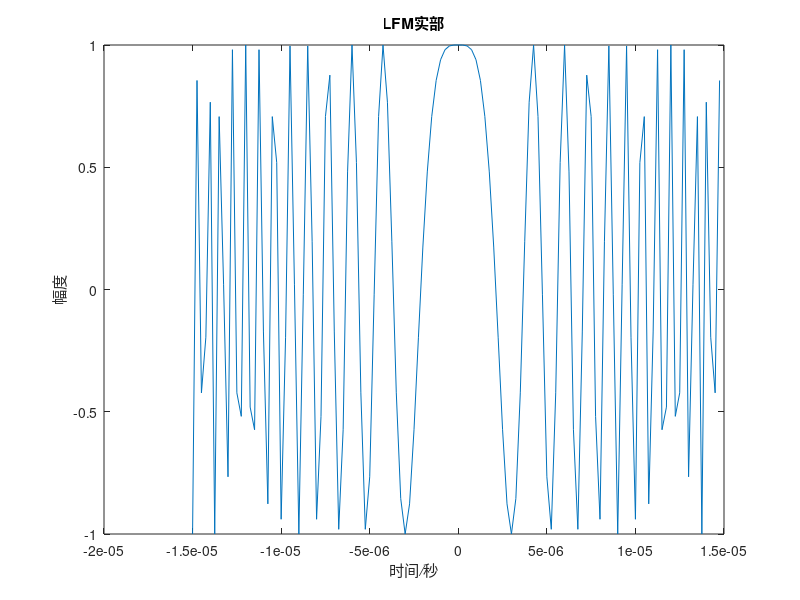
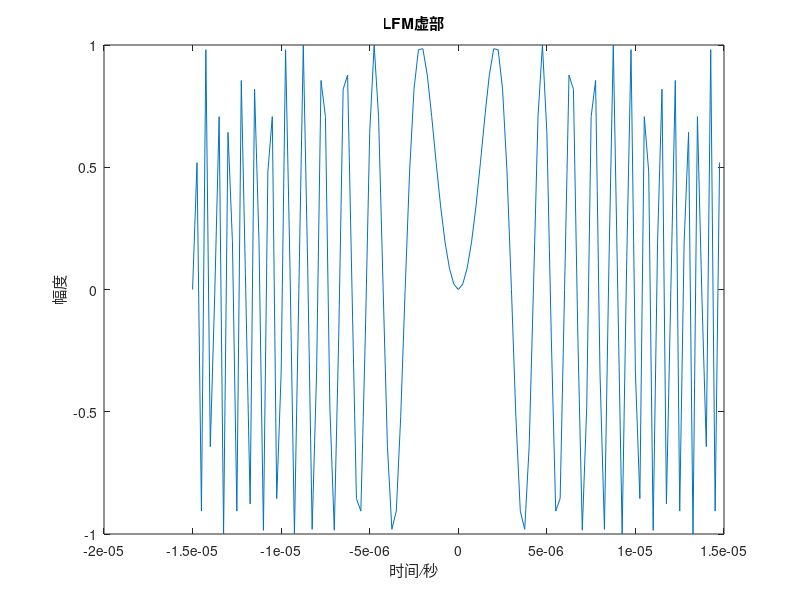
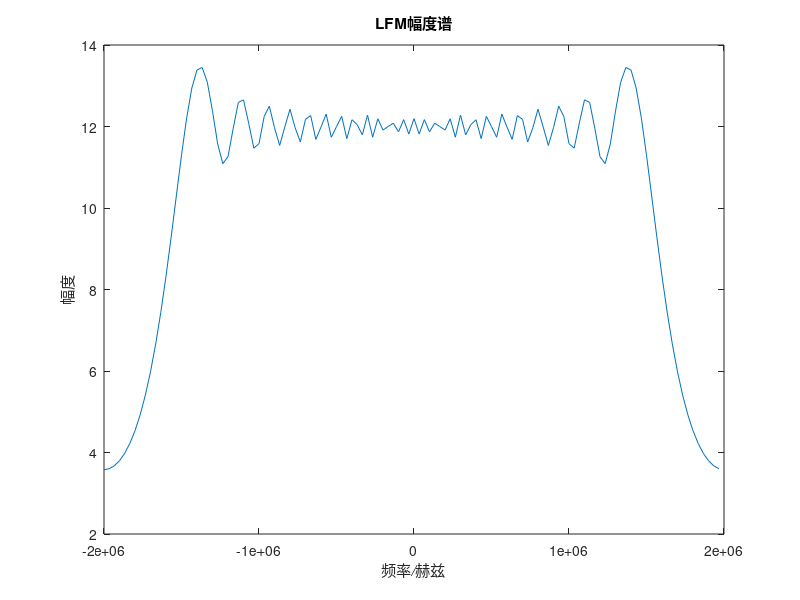
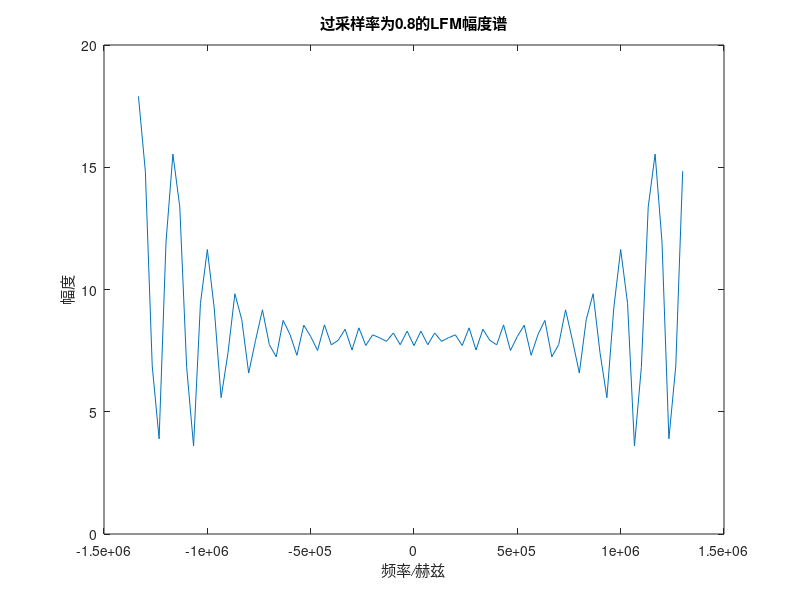

The MATLAB script that drew these images, in order: (Note: this script raises an error after producing the figures.)
%% 第一次作业-LFM信号脉压
% 2024/10/27 York Yuan
clear;clc;close all;

%% ---------------------------- 参数设置 ----------------------------------
RCS = 1;
R_target = [15,16]*1e3;
alpha_os = [0.8,1.0,1.2,1.4];
TBP = [25,50,100,200,400];
fc = 5e5;
Tr = 30e-6;
Br = 30e6;
tau_start = 0.1e-3;
tau_win = 0.04e-3;
% c = 299792458;
c = 3e8;

%% --------------------------- LFM信号分析 --------------------------------
%% 基本参数
B = TBP(3)/Tr;
K = B/Tr;
fs = alpha_os(3)*B;
dt = 1/fs;
t = -Tr/2:dt:Tr/2-dt;
N = length(t);
f = (-N/2:N/2-1)/N*fs;

%% LFM仿真
s = exp(1j*pi*K*t.^2);

figure;
plot(t,real(s));
xlabel('\it时间/秒');ylabel('\it幅度');title('LFM实部');
figure;
plot(t,imag(s));
xlabel('\it时间/秒');ylabel('\it幅度');title('LFM虚部');

%% LFM频谱
S = fftshift(fft(ifftshift(s)));

figure;
plot(f,abs(S));
xlabel('\it频率/赫兹');ylabel('\it幅度');title('LFM幅度谱');

%% 不同过采样率下的DFT结果
for i = 1:length(alpha_os)
    fsi = B*alpha_os(i);
    dti = 1/fsi;
    ti = -Tr/2:dti:Tr/2-dti;
    Ni = length(ti);
    fi = (-Ni/2:Ni/2-1)/Ni*fsi;
    si = exp(1j*pi*K*ti.^2);
    Si = fftshift(fft(ifftshift(si)));
    figure;
    plot(fi,abs(Si));
    xlabel('\it频率/赫兹');ylabel('\it幅度');
    title(['过采样率为',num2str(alpha_os(i)),'的LFM幅度谱']);
end

%% 不同TBP的LFM信号的频谱
for i = 1:length(TBP)
    Bi = TBP(i)/Tr;
    Ki = Bi/Tr;
    fsi = alpha_os(3)*Bi;
    dti = 1/fsi;
    ti = -Tr/2:dti:Tr/2-dti;
    Ni = length(ti);
    fi = (-Ni/2:Ni/2-1)/Ni*fsi;
    si = exp(1j*pi*Ki*ti.^2);
    Si = fftshift(fft(ifftshift(si)));
    figure;
    plot(fi,abs(Si));
    xlabel('\it频率/赫兹');ylabel('\it幅度');
    title(['TBP为',num2str(TBP(i)),'的LFM幅度谱']);
end

%% --------------------------- 脉冲压缩仿真 ------------------------------
%% 实现无误差的脉冲压缩
h = conj(s);
H = fftshift(fft(ifftshift(h)));
Sc = S.*H;
Sc = ifftshift(Sc);
Sc = [Sc(1:end/2),zeros(1,29*length(Sc)),Sc(end/2+1:end)];
frc = (-30*N/2:30*N/2-1)/(30*N)*30*fs;
sc = fftshift(ifft(Sc));
dtrc = 1/(30*fs);
trc = linspace(-Tr/2,Tr/2,30*N);

figure;
plot(frc,abs(fftshift(Sc)));
xlabel('\it频率/赫兹');ylabel('\it幅度');
title('脉冲压缩后的幅度谱');

figure;
plot(trc,sc);
xlabel('\it时间/秒');ylabel('\it幅度');axis tight;
title('脉冲压缩信号');

sc_dB = 20*log10(abs(sc)/max(abs(sc)));
disp("无误差脉冲压缩：");
irw = IRW(sc_dB,trc)
pslr = PSLR(sc_dB)
islr = ISLR(sc,trc)

%% 观察频域加窗的影响
% 矩形窗
Sc_uniform_weighting = Sc;
sc_uniform_weighting = fftshift(ifft(Sc_uniform_weighting));
sc_uniform_weighting_dB = 20*log10(abs(sc_uniform_weighting)/max(abs(sc_uniform_weighting)));

figure;
plot(trc,sc_uniform_weighting);
xlabel('\it时间/秒');ylabel('\it幅度');axis tight;
title('矩形脉压');

disp("矩形窗脉冲压缩：");
irw = IRW(sc_uniform_weighting_dB,trc)
pslr = PSLR(sc_uniform_weighting_dB)
islr = ISLR(sc_uniform_weighting,trc)

% 汉宁窗
B_left = length(frc)/2+1-round(B/2/(fs/N));
B_right = length(frc)/2+1+round(B/2/(fs/N));
H_hanning = [zeros(1,B_left-1),(hann(B_right-B_left+1)).',zeros(1,length(frc)-B_right)];
Sc_hanning_weighting = fftshift(Sc).*H_hanning;
sc_hanning_weighting = fftshift(ifft(ifftshift(Sc_hanning_weighting)));
sc_hanning_weighting_dB = 20*log10(abs(sc_hanning_weighting)/max(abs(sc_hanning_weighting)));

figure;
plot(trc,sc_hanning_weighting);
xlabel('\it时间/秒');ylabel('\it幅度');axis tight;
title('汉宁窗脉压');

disp("汉宁窗脉冲压缩：");
irw = IRW(sc_hanning_weighting_dB,trc)
pslr = PSLR(sc_hanning_weighting_dB)
islr = ISLR(sc_hanning_weighting,trc)

% 汉明窗
H_hamming = [zeros(1,B_left-1),(hamming(B_right-B_left+1)).',zeros(1,length(frc)-B_right)];
Sc_hamming_weighting = fftshift(Sc).*H_hamming;
sc_hamming_weighting = fftshift(ifft(ifftshift(Sc_hamming_weighting)));
sc_hamming_weighting_dB = 20*log10(abs(sc_hamming_weighting)/max(abs(sc_hamming_weighting)));

figure;
plot(trc,sc_hamming_weighting);
xlabel('\it时间/秒');ylabel('\it幅度');axis tight;
title('汉明窗脉压');

disp("汉明窗脉冲压缩：");
irw = IRW(sc_hamming_weighting_dB,trc)
pslr = PSLR(sc_hamming_weighting_dB)
islr = ISLR(sc_hamming_weighting,trc)

% 布莱克曼窗
H_blackman = [zeros(1,B_left-1),(blackman(B_right-B_left+1)).',zeros(1,length(frc)-B_right)];
Sc_blackman_weighting = fftshift(Sc).*H_blackman;
sc_blackman_weighting = fftshift(ifft(ifftshift(Sc_blackman_weighting)));
sc_blackman_weighting_dB = 20*log10(abs(sc_blackman_weighting)/max(abs(sc_blackman_weighting)));

figure;
plot(trc,sc_blackman_weighting);
xlabel('\it时间/秒');ylabel('\it幅度');axis tight;
title('布莱克曼窗脉压');

disp("布莱克曼窗脉冲压缩：");
irw = IRW(sc_blackman_weighting_dB,trc)
pslr = PSLR(sc_blackman_weighting_dB)
islr = ISLR(sc_blackman_weighting,trc)

% 凯瑟窗
H_kaiser = [zeros(1,B_left-1),(kaiser(B_right-B_left+1,2.5)).',zeros(1,length(frc)-B_right)];
Sc_kaiser_weighting = fftshift(Sc).*H_kaiser;
sc_kaiser_weighting = fftshift(ifft(ifftshift(Sc_kaiser_weighting)));
sc_kaiser_weighting_dB = 20*log10(abs(sc_kaiser_weighting)/max(abs(sc_kaiser_weighting)));

figure;
plot(trc,sc_kaiser_weighting);
xlabel('\it时间/秒');ylabel('\it幅度');axis tight;
title('凯瑟窗脉压');

disp("凯瑟窗脉冲压缩：");
irw = IRW(sc_kaiser_weighting_dB,trc)
pslr = PSLR(sc_kaiser_weighting_dB)
islr = ISLR(sc_kaiser_weighting,trc)

%% ------------------------- LFM回波仿真 -----------------------------------
%% 回波生成
fs = Br*alpha_os(3);
Nr = ceil((tau_win+Tr/2)*fs)+1;
% Nr = ceil(tau_win*fs)+1;
tr = linspace(tau_start-Tr/2,tau_start+tau_win,Nr);
% tr = linspace(tau_start,tau_start+tau_win,Nr);
sr = zeros(1,Nr);
K = Br/Tr;
for i = 1:length(R_target)
    taui = 2*R_target(i)/c;
    ti = tr-taui;
    phasei = pi*K*ti.^2+2*pi*fc*ti;
    sr = sr+RCS*exp(1j*phasei).*(abs(ti)<=Tr/2);
end
figure;
plot(tr,abs(sr));
xlabel('\it时间/秒');ylabel('\it幅度');axis tight;
title('原始信号');

%% 完成脉冲压缩
sr = sr.*exp(-1j*2*pi*fc*tr);
thr = (-(Nr-1)/2:(Nr-1)/2)/Nr*(tau_win+Tr/2);
% thr = (-(Nr-1)/2:(Nr-1)/2)/Nr*tau_win;
hrc = ifftshift(conj(exp(1j*pi*K*thr.^2)).*(abs(thr)<=Tr/2));
src = ifft(ifftshift(fftshift(fft(sr)).*fftshift(fft(hrc))));

figure;
plot(c*tr/2,abs(src));
xlabel('\it距离/米');ylabel('\it幅度');axis tight;
title('脉冲压缩');